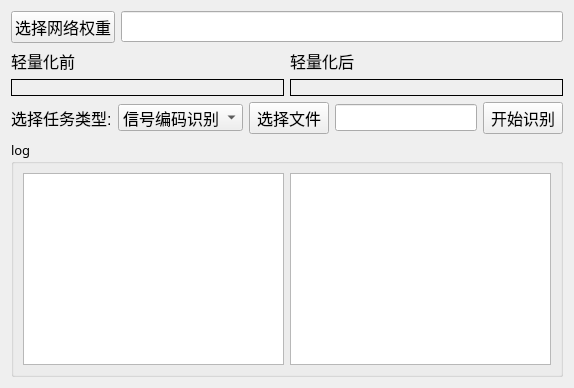
      <widget class="QWidget" name="tab4">
       <attribute name="title">
        <string>网络轻量化</string>
       </attribute>
       <layout class="QGridLayout" name="gridLayout_10">
        <item row="0" column="0">
         <layout class="QGridLayout" name="gridLayout_9" rowstretch="0,0,0,0">
          <item row="0" column="0">
           <layout class="QHBoxLayout" name="horizontalLayout_9">
            <item>
             <widget class="QPushButton" name="pushButton_4">
              <property name="font">
               <font>
                <family>Adobe Devanagari</family>
                <pointsize>12</pointsize>
               </font>
              </property>
              <property name="text">
               <string>选择网络权重</string>
              </property>
             </widget>
            </item>
            <item>
             <widget class="QLineEdit" name="lineEdit_27">
              <property name="sizePolicy">
               <sizepolicy hsizetype="Expanding" vsizetype="Fixed">
                <horstretch>1</horstretch>
                <verstretch>0</verstretch>
               </sizepolicy>
              </property>
              <property name="font">
               <font>
                <family>楷体_GB2312</family>
                <pointsize>12</pointsize>
               </font>
              </property>
              <property name="focusPolicy">
               <enum>Qt::NoFocus</enum>
              </property>
              <property name="text">
               <string/>
              </property>
             </widget>
            </item>
           </layout>
          </item>
          <item row="1" column="0">
           <layout class="QHBoxLayout" name="horizontalLayout_10">
            <item>
             <layout class="QVBoxLayout" name="verticalLayout_5">
              <item>
               <widget class="QLabel" name="label_5">
                <property name="font">
                 <font>
                  <family>Arial</family>
                  <pointsize>12</pointsize>
                 </font>
                </property>
                <property name="text">
                 <string>轻量化前</string>
                </property>
               </widget>
              </item>
              <item>
               <widget class="QLabel" name="label_50">
                <property name="sizePolicy">
                 <sizepolicy hsizetype="Expanding" vsizetype="Expanding">
                  <horstretch>2</horstretch>
                  <verstretch>3</verstretch>
                 </sizepolicy>
                </property>
                <property name="font">
                 <font>
                  <family>Agency FB</family>
                  <pointsize>8</pointsize>
                 </font>
                </property>
                <property name="styleSheet">
                 <string notr="true">border-width: 1px;
border-style: solid;
border-color: rgb(0, 0, 0)</string>
                </property>
               </widget>
              </item>
             </layout>
            </item>
            <item>
             <layout class="QVBoxLayout" name="verticalLayout_6">
              <item>
               <widget class="QLabel" name="label_6">
                <property name="font">
                 <font>
                  <family>Arial</family>
                  <pointsize>12</pointsize>
                 </font>
                </property>
                <property name="text">
                 <string>轻量化后</string>
                </property>
               </widget>
              </item>
              <item>
               <widget class="QLabel" name="label_51">
                <property name="sizePolicy">
                 <sizepolicy hsizetype="Expanding" vsizetype="Expanding">
                  <horstretch>2</horstretch>
                  <verstretch>3</verstretch>
                 </sizepolicy>
                </property>
                <property name="font">
                 <font>
                  <family>Agency FB</family>
                  <pointsize>8</pointsize>
                 </font>
                </property>
                <property name="styleSheet">
                 <string notr="true">border-width: 1px;
border-style: solid;
border-color: rgb(0, 0, 0)</string>
                </property>
               </widget>
              </item>
             </layout>
            </item>
           </layout>
          </item>
          <item row="3" column="0">
           <widget class="QGroupBox" name="groupBox_11">
            <property name="font">
             <font>
              <family>楷体_GB2312</family>
              <pointsize>10</pointsize>
             </font>
            </property>
            <property name="title">
             <string>log</string>
            </property>
            <layout class="QHBoxLayout" name="horizontalLayout_18">
             <item>
              <layout class="QHBoxLayout" name="horizontalLayout_17">
               <item>
                <widget class="QTextEdit" name="textEdit_6">
                 <property name="sizePolicy">
                  <sizepolicy hsizetype="Expanding" vsizetype="Expanding">
                   <horstretch>1</horstretch>
                   <verstretch>7</verstretch>
                  </sizepolicy>
                 </property>
                 <property name="font">
                  <font>
                   <family>黑体</family>
                   <pointsize>18</pointsize>
                  </font>
                 </property>
                 <property name="readOnly">
                  <bool>true</bool>
                 </property>
                </widget>
               </item>
               <item>
                <widget class="QTextEdit" name="textEdit_7">
                 <property name="sizePolicy">
                  <sizepolicy hsizetype="Expanding" vsizetype="Expanding">
                   <horstretch>1</horstretch>
                   <verstretch>7</verstretch>
                  </sizepolicy>
                 </property>
                 <property name="font">
                  <font>
                   <family>黑体</family>
                   <pointsize>18</pointsize>
                  </font>
                 </property>
                 <property name="readOnly">
                  <bool>true</bool>
                 </property>
                </widget>
               </item>
              </layout>
             </item>
            </layout>
           </widget>
          </item>
          <item row="2" column="0">
           <layout class="QHBoxLayout" name="horizontalLayout_21" stretch="0,0,0,6,0">
            <item>
             <widget class="QLabel" name="label_choosetask_2">
              <property name="sizePolicy">
               <sizepolicy hsizetype="Expanding" vsizetype="Preferred">
                <horstretch>1</horstretch>
                <verstretch>0</verstretch>
               </sizepolicy>
              </property>
              <property name="font">
               <font>
                <family>Arial</family>
                <pointsize>12</pointsize>
               </font>
              </property>
              <property name="autoFillBackground">
               <bool>true</bool>
              </property>
              <property name="text">
               <string>选择任务类型:</string>
              </property>
             </widget>
            </item>
            <item>
             <widget class="QComboBox" name="comboBox_task_2">
              <property name="font">
               <font>
                <family>Arial</family>
                <pointsize>12</pointsize>
               </font>
              </property>
              <item>
               <property name="text">
                <string>信号编码识别</string>
               </property>
              </item>
              <item>
               <property name="text">
                <string>信号通联识别</string>
               </property>
              </item>
              <item>
               <property name="text">
                <string>信号个体识别</string>
               </property>
              </item>
              <item>
               <property name="text">
                <string>信号调制识别</string>
               </property>
              </item>
              <item>
               <property name="text">
                <string>信号业务识别</string>
               </property>
              </item>
             </widget>
            </item>
            <item>
             <widget class="QPushButton" name="pushButton_path_2">
              <property name="font">
               <font>
                <family>Arial</family>
                <pointsize>12</pointsize>
               </font>
              </property>
              <property name="text">
               <string>选择文件</string>
              </property>
             </widget>
            </item>
            <item>
             <widget class="QLineEdit" name="lineEdit_path_2">
              <property name="sizePolicy">
               <sizepolicy hsizetype="Expanding" vsizetype="Fixed">
                <horstretch>1</horstretch>
                <verstretch>0</verstretch>
               </sizepolicy>
              </property>
              <property name="font">
               <font>
                <family>Arial</family>
                <pointsize>12</pointsize>
               </font>
              </property>
              <property name="focusPolicy">
               <enum>Qt::NoFocus</enum>
              </property>
              <property name="text">
               <string/>
              </property>
             </widget>
            </item>
            <item>
             <widget class="QPushButton" name="pushButton_recognition_2">
              <property name="font">
               <font>
                <family>Arial</family>
                <pointsize>12</pointsize>
               </font>
              </property>
              <property name="text">
               <string>开始识别</string>
              </property>
             </widget>
            </item>
           </layout>
          </item>
         </layout>
        </item>
       </layout>
      </widget>
